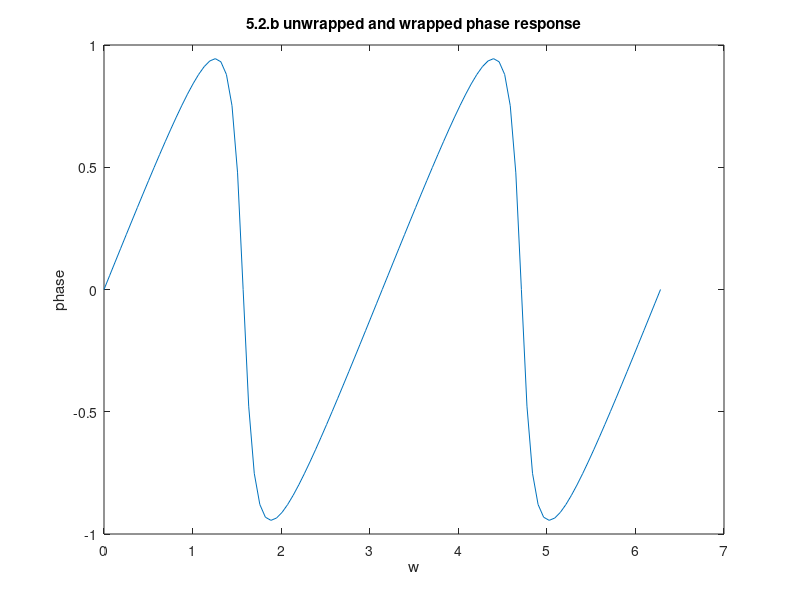

MATLAB code to generate this figure:
% quyen hua
% ee6713
% m5
% p5.2

a = 0.81;
b = 0.19;

w = -pi:pi/50:pi;
w2 = 0:pi/50:2*pi;

Hw = b./(1+a*exp(-j*2*w));
Hw2 = b./(1+a*exp(-j*2*w2));

phaseHw = angle(Hw);
phaseHw2 = angle(Hw2);

plot(w2, phaseHw2);
xlabel('w')
ylabel('phase')
title('5.2.b unwrapped and wrapped phase response')